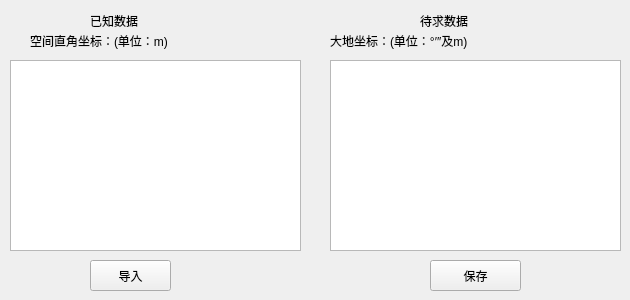
    <widget class="QWidget" name="page_6">
     <widget class="QTableWidget" name="tableWidget4">
      <property name="geometry">
       <rect>
        <x>330</x>
        <y>60</y>
        <width>291</width>
        <height>191</height>
       </rect>
      </property>
      <property name="focusPolicy">
       <enum>Qt::NoFocus</enum>
      </property>
      <property name="frameShadow">
       <enum>QFrame::Raised</enum>
      </property>
     </widget>
     <widget class="QPushButton" name="importBtn2">
      <property name="geometry">
       <rect>
        <x>90</x>
        <y>260</y>
        <width>81</width>
        <height>31</height>
       </rect>
      </property>
      <property name="text">
       <string>导入</string>
      </property>
     </widget>
     <widget class="QLabel" name="label_26">
      <property name="geometry">
       <rect>
        <x>30</x>
        <y>30</y>
        <width>161</width>
        <height>21</height>
       </rect>
      </property>
      <property name="text">
       <string>空间直角坐标：(单位：m)</string>
      </property>
     </widget>
     <widget class="QTableWidget" name="tableWidget3">
      <property name="geometry">
       <rect>
        <x>10</x>
        <y>60</y>
        <width>291</width>
        <height>191</height>
       </rect>
      </property>
      <property name="focusPolicy">
       <enum>Qt::NoFocus</enum>
      </property>
      <property name="styleSheet">
       <string notr="true"/>
      </property>
      <property name="frameShadow">
       <enum>QFrame::Raised</enum>
      </property>
     </widget>
     <widget class="QLabel" name="label_37">
      <property name="geometry">
       <rect>
        <x>330</x>
        <y>30</y>
        <width>181</width>
        <height>21</height>
       </rect>
      </property>
      <property name="text">
       <string>大地坐标：(单位：°′″及m)</string>
      </property>
     </widget>
     <widget class="QLabel" name="label_38">
      <property name="geometry">
       <rect>
        <x>420</x>
        <y>10</y>
        <width>81</width>
        <height>21</height>
       </rect>
      </property>
      <property name="text">
       <string>待求数据</string>
      </property>
     </widget>
     <widget class="QLabel" name="label_39">
      <property name="geometry">
       <rect>
        <x>90</x>
        <y>10</y>
        <width>54</width>
        <height>21</height>
       </rect>
      </property>
      <property name="text">
       <string>已知数据</string>
      </property>
     </widget>
     <widget class="QPushButton" name="saveBtn2">
      <property name="geometry">
       <rect>
        <x>430</x>
        <y>260</y>
        <width>91</width>
        <height>31</height>
       </rect>
      </property>
      <property name="styleSheet">
       <string notr="true"/>
      </property>
      <property name="text">
       <string>保存</string>
      </property>
     </widget>
    </widget>
